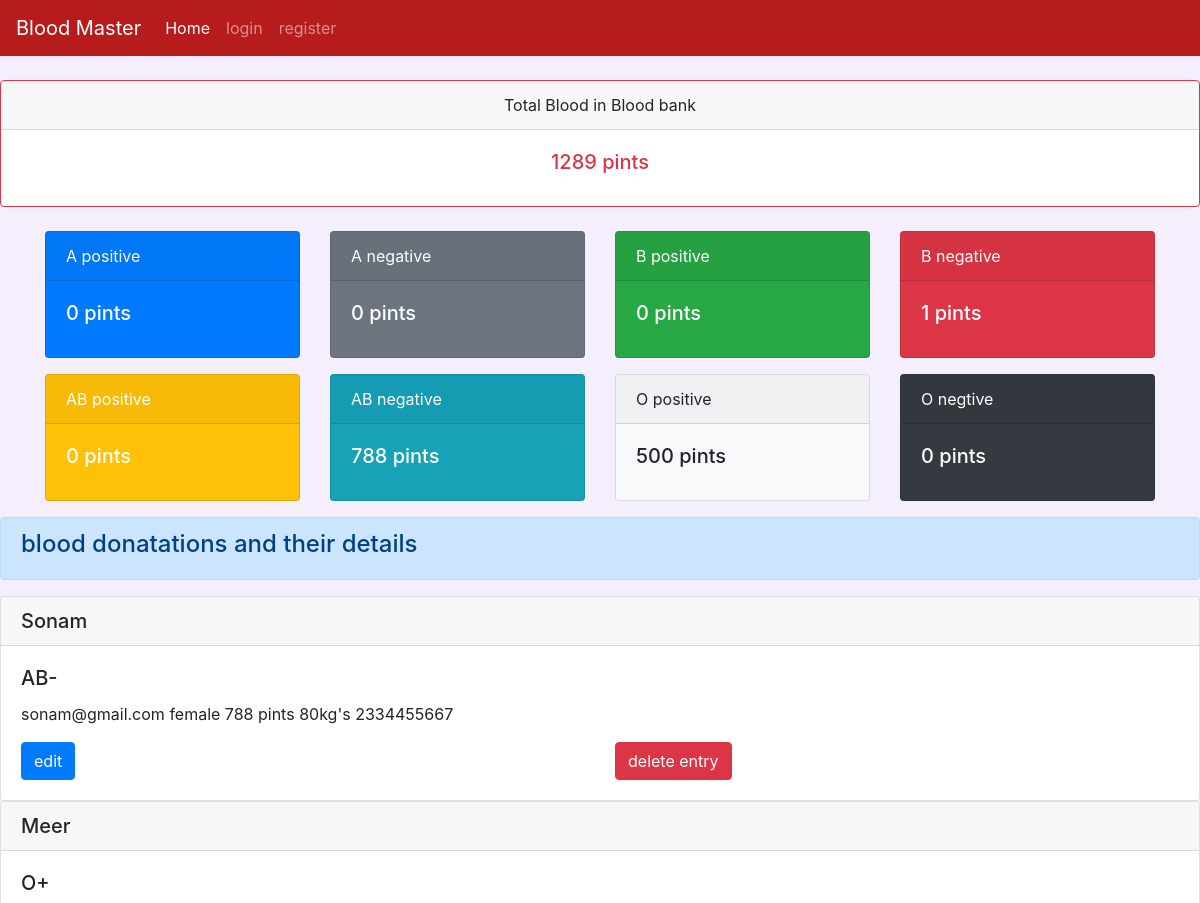
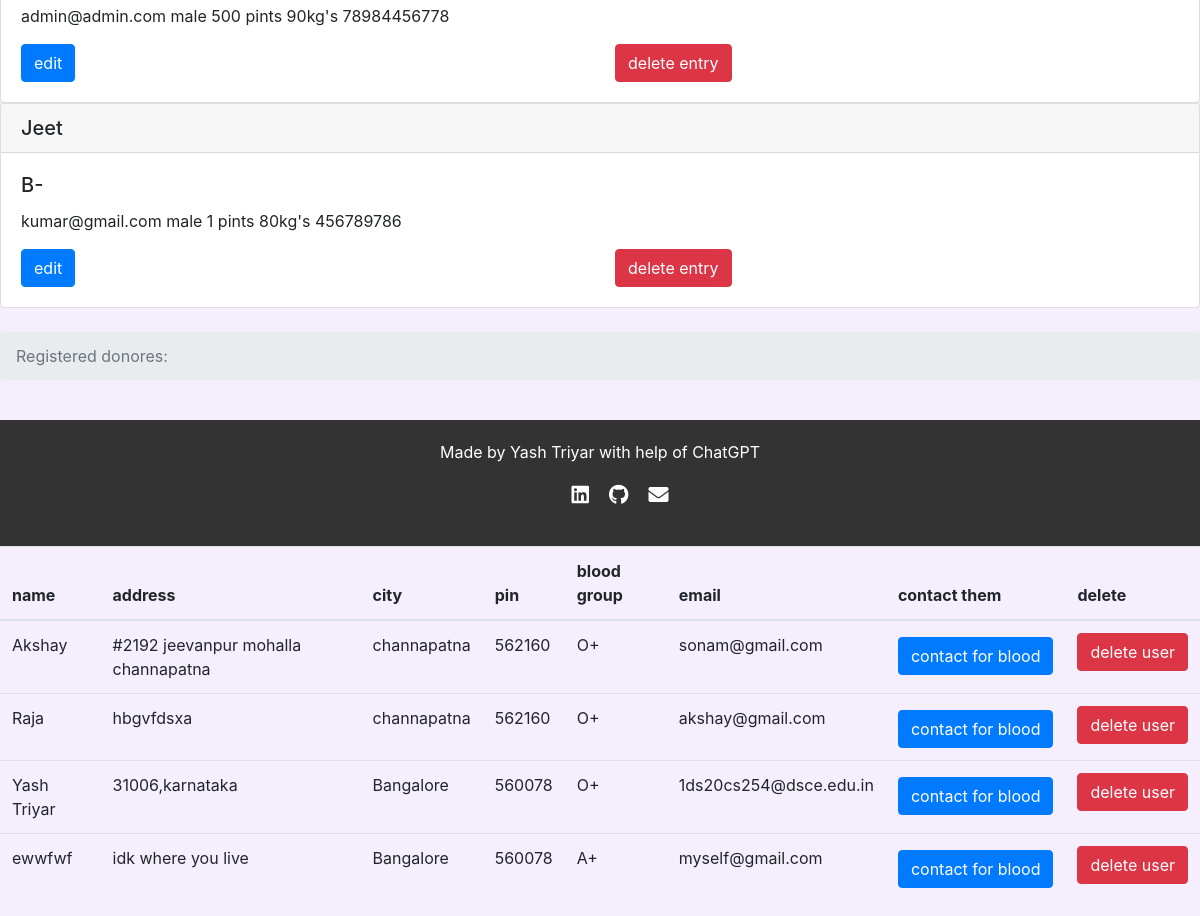
/dashboard, run on the app's committed database (2 pictures, top to bottom).
### tables this page shows
CREATE TABLE blood (id INTEGER PRIMARY KEY AUTOINCREMENT, type TEXT, donorname TEXT, donorsex TEXT, qty TEXT, dweight TEXT, donoremail TEXT, phone TEXT);

CREATE TABLE users (name TEXT, addr TEXT, city TEXT, pin TEXT, bg TEXT,email TEXT UNIQUE, pass TEXT);

### server.py (the view)
@app.route('/dashboard')
def dashboard():
   totalblood=0
   con = sqlite3.connect('database.db')
   con.row_factory = sqlite3.Row
   cur = con.cursor()
   cur.execute("select * from blood")
   rows = cur.fetchall();
   for row in rows:
       totalblood  += int(row['qty'])
   cur.execute("select * from users")
   users = cur.fetchall();
   Apositive=0
   Opositive=0
   Bpositive=0
   Anegative=0
   Onegative=0
   Bnegative=0
   ABpositive=0
   ABnegative = 0
   print(rows)
   cur.execute("select * from blood where type=?",('A+',))
   type = cur.fetchall();
   for a in type:
       Apositive += int(a['qty'])
   cur.execute("select * from blood where type=?",('A-',))
   type = cur.fetchall();
   for a in type:
       Anegative += int(a['qty'])
   cur.execute("select * from blood where type=?",('O+',))
   type = cur.fetchall();
   for a in type:
       Opositive += int(a['qty'])
   cur.execute("select * from blood where type=?",('O-',))
   type = cur.fetchall();
   for a in type:
       Onegative += int(a['qty'])
   cur.execute("select * from blood where type=?",('B+',))
   type = cur.fetchall();
   for a in type:
       Bpositive += int(a['qty'])
   cur.execute("select * from blood where type=?",('B-',))
   type = cur.fetchall();
   for a in type:
       Bnegative += int(a['qty'])
   cur.execute("select * from blood where type=?",('AB+',))
   type = cur.fetchall();
   for a in type:
       ABpositive += int(a['qty'])
   cur.execute("select * from blood where type=?",('AB-',))
   type = cur.fetchall();
   for a in type:
       ABnegative += int(a['qty'])
   bloodtypestotal = {'apos': Apositive,'aneg':Anegative,'opos':Opositive,'oneg':Onegative,'bpos':Bpositive,'bneg':Bnegative,'abpos':ABpositive,'abneg':ABnegative}
   return render_template("requestdonors.html",rows = rows,totalblood = totalblood,users=users,bloodtypestotal=bloodtypestotal)

### templates/requestdonors.html (shortened to what this page needs)
<!doctype html>
{% extends "base.html" %}
{% block content %}
    <br>
    <div class="card border-danger text-center">
      <div class="card-header">Total Blood in Blood bank</div>
      <div class="card-body text-danger">
        <h5 class="card-title"><span class='numscroller' data-min='1' data-max='{{totalblood}}' data-delay='5' data-increment='10'>{{totalblood}}</span> pints</h5>
      </div>
    </div>
<br>
        <div class="container">
  <div class="row">
    <div class="col"><div class="card text-white bg-primary mb-3" style="max-width: 18rem;">
      <div class="card-header">A positive</div>
    <div class="card-body">
      <h5 class="card-title"><span class='numscroller' data-min='1' data-max='{{bloodtypestotal.apos}}' data-delay='5' data-increment='10'>{{bloodtypestotal.apos}}</span> pints</h5>
    </div>
  </div></div>
    <div class="col"><div class="card text-white bg-secondary mb-3" style="max-width: 18rem;">
      <div class="card-header">A negative</div>
    <div class="card-body">
      <h5 class="card-title"><span class="count"><span class='numscroller' data-min='1' data-max='{{bloodtypestotal.aneg}}' data-delay='5' data-increment='10'>{{bloodtypestotal.aneg}}</span></span> pints</h5>
    </div>
    </div></div>
    <div class="col"><div class="card text-white bg-success mb-3" style="max-width: 18rem;">
      <div class="card-header">B positive</div>
    <div class="card-body">
      <h5 class="card-title"><span class='numscroller' data-min='1' data-max='{{bloodtypestotal.bpos}}' data-delay='5' data-increment='10'>{{bloodtypestotal.bpos}}</span> pints</h5>
    </div>
    </div></div>
    <div class="col"><div class="card text-white bg-danger mb-3" style="max-width: 18rem;">
      <div class="card-header">B negative</div>
    <div class="card-body">
      <h5 class="card-title"><span class='numscroller' data-min='1' data-max='{{bloodtypestotal.bneg}}' data-delay='5' data-increment='10'>{{bloodtypestotal.bneg}}</span> pints</h5>
    </div>
    </div></div>
    <div class="col"><div class="card text-white bg-warning mb-3" style="max-width: 18rem;">
      <div class="card-header">AB positive</div>
    <div class="card-body">
      <h5 class="card-title"><span class='numscroller' data-min='1' data-max='{{bloodtypestotal.abpos}}' data-delay='5' data-increment='10'>{{bloodtypestotal.abpos}}</span> pints</h5>
    </div>
    </div></div>
    <div class="col"><div class="card text-white bg-info mb-3" style="max-width: 18rem;">
      <div class="card-header">AB negative</div>
    <div class="card-body">
      <h5 class="card-title"><span class="count"><span class='numscroller' data-min='1' data-max='{{bloodtypestotal.abneg}}' data-delay='5' data-increment='10'>{{bloodtypestotal.abneg}}</span></span> pints</h5>
    </div>
    </div></div>
    <div class="col"><div class="card bg-light mb-3" style="max-width: 18rem;">
      <div class="card-header">O positive</div>
    <div class="card-body">
      <h5 class="card-title"><span class="count"><span class='numscroller' data-min='1' data-max='{{bloodtypestotal.opos}}' data-delay='5' data-increment='10'>{{bloodtypestotal.opos}}</span> pints</h5>
    </div>
    </div></div>
    <div class="col"><div class="card text-white bg-dark mb-3" style="max-width: 18rem;">
      <div class="card-header">O negtive</div>
    <div class="card-body">
      <h5 class="card-title"><span class="count"><span class='numscroller' data-min='1' data-max='{{bloodtypestotal.oneg}}' data-delay='5' data-increment='10'>{{bloodtypestotal.oneg}}</span> pints</h5>
    </div>
    </div></div>
  </div>
</div>
<div class="alert alert-primary" role="alert">
  <h4>blood donatations and their details</h4>
</div>
         {% for row in rows %}
           <div class="card">
             <h5 class="card-header">{{row["donorname"]}}</h5>
             <div class="card-body">
               <h5 class="card-title">{{row["type"]}}</h5>
               <p class="card-text">{{ row["donoremail"]}}
               {{row['donorsex']}}
               {{row['qty']}} pints
               {{row['dweight']}}kg's
               {{row['phone']}}</p>
               <div class="row">
    <div class="col">
      <form action="{{url_for('editdonor',id=row['id'])}}" method="GET">
      <input type="submit" class="btn btn-primary" name="button" value="edit"/>
      </form>
    </div>
    <div class="col">
      <form action="{{url_for('deletebloodentry',id=row['id'])}}" method="GET">
      <input type="submit" name="button" class="btn btn-danger" value="delete entry"/>
      </form>
    </div>
  </div>
             </div>
           </div>
         {% endfor %}
<br>
         <nav aria-label="breadcrumb">
           <ol class="breadcrumb">
             <li class="breadcrumb-item active" aria-current="page">  Registered donores:</li>
           </ol>
         </nav>
<br>
        <table class="table">
          <thead>
    <tr>
      <th scope="col">name</th>
      <th scope="col">address</th>
      <th scope="col">city</th>
      <th scope="col">pin</th>
      <th scope="col">blood group</th>
      <th scope="col">email</th>
      <th scope="col">contact them</th>
      <th scope="col">delete</th>
    </tr>
  </thead>
           {% for r in users %}
              <tr>
                 <td>{{r["name"]}}</td>
                 <td>{{r["addr"]}}</td>
                 <td> {{ r["city"]}}</td>
                 <td>{{r['pin']}}</td>
                 <td>{{r['bg']}}</td>
                 <td>{{r['email']}}</td>
                 <td><button type="button" class="btn btn-primary mt-1" data-toggle="modal" data-target="#exampleModalCenter">
    contact for blood
  </button>
</td>
                 <td><a href = "{{url_for('deleteuser',useremail=r['email'])}}" class="btn btn-danger">delete user</a></td>
              </tr>
           {% endfor %}
           {% endblock %}

### templates/base.html (shortened to what this page needs)
<html>
    <head>
        <link rel="stylesheet" href="https://cdnjs.cloudflare.com/ajax/libs/font-awesome/5.15.3/css/all.min.css" />
        <link rel="stylesheet" href="https://stackpath.bootstrapcdn.com/bootstrap/4.1.3/css/bootstrap.min.css">
    </head>
    <body>
      {% if session['admin'] == True %}
      <nav class="navbar navbar-expand-lg navbar-dark" style="background-color: #b71c1c;">
        <button class="navbar-toggler" type="button" data-toggle="collapse" data-target="#navbarSupportedContent" aria-controls="navbarSupportedContent" aria-expanded="false" aria-label="Toggle navigation">
          <span class="navbar-toggler-icon"></span>
        </button>
      <div class="collapse navbar-collapse" id="navbarNav">
        <a class="navbar-brand" href="/">Blood Master</a>
      <ul class="navbar-nav mr-auto">
        <li class="nav-item active">
          <a class="nav-link" href="/">Home <span class="sr-only">(current)</span></a>
        </li>
      <li class="nav-item">
        <a class="nav-link" href="/dashboard">Dashboard</a>
      </li>
      <li class="nav-item">
        <a class="nav-link" href="/bloodbank">add blood</a>
      </li>
      </ul>
      <ul class="navbar-nav ml-auto">
        <li class="nav-item">
          <a class="nav-link" href="{{url_for('logout')}}">logout</a>
        </li>
        </ul>
    </div>
  </nav>
      {%else%}
      <nav class="navbar navbar-expand-lg navbar-dark" style="background-color: #b71c1c;">
      <div class="collapse navbar-collapse" id="navbarNav">
        <a class="navbar-brand" href="/">Blood Master</a>
      <ul class="navbar-nav mr-auto">
        <li class="nav-item active">
          <a class="nav-link" href="/">Home <span class="sr-only">(current)</span></a>
        </li>
      <li class="nav-item">
        <a class="nav-link" href="/login">login</a>
      </li>
      <li class="nav-item">
        <a class="nav-link" href="{{url_for('add')}}">register</a>
      </li>
    </ul>
  </div>
</nav>
    {%endif%}
          {% block content %}
           {% endblock %}
      </body>
      <footer>
        <p>Made by Yash Triyar with help of ChatGPT</p>
        <ul class="contact-icons">
          <li><a href="https://www.linkedin.com/in/yash-triyar/"><i class="fab fa-linkedin"></i></a></li>
          <li><a href="https://github.com/yashtriyar"><i class="fab fa-github"></i></a></li>
          <li><a href="mailto:yashtriyar@gmail.com"><i class="fas fa-envelope"></i></a></li>
        </ul>
      </footer>
</html>

### templates/base.html (style rules this page uses)
body { background-color: #f5eefc; }
footer { background-color: #333; color: #fff; text-align: center; padding: 20px; }
.contact-icons { list-style: none; display: flex; justify-content: center; margin-top: 10px; }
.contact-icons li { margin: 0 10px; }
.contact-icons a { color: #fff; font-size: 20px; }

### data on the page
blood: donorname "Sonam", type "AB-", donoremail "sonam@gmail.com", donorsex "female", qty "788", dweight "80", phone "2334455667"
blood: donorname "Meer", type "O+", donoremail "admin@admin.com", donorsex "male", qty "500", dweight "90", phone "78984456778"
blood: donorname "Jeet", type "B-", donoremail "kumar@gmail.com", donorsex "male", qty "1", dweight "80", phone "456789786"
users: name "Akshay", addr "#2192 jeevanpur mohalla channapatna", city "channapatna", pin "562160", bg "O+", email "sonam@gmail.com"
users: name "Raja", addr "hbgvfdsxa", city "channapatna", pin "562160", bg "O+", email "akshay@gmail.com"
users: name "Yash Triyar", addr "31006,karnataka", city "Bangalore", pin "560078", bg "O+", email "1ds20cs254@dsce.edu.in"
users: name "ewwfwf", addr "idk where you live", city "Bangalore", pin "560078", bg "A+", email "myself@gmail.com"

### other printed values
{{ totalblood }} "1289"
{{ bloodtypestotal.apos }} "0"
{{ bloodtypestotal.aneg }} "0"
{{ bloodtypestotal.bpos }} "0"
{{ bloodtypestotal.bneg }} "1"
{{ bloodtypestotal.abpos }} "0"
{{ bloodtypestotal.abneg }} "788"
{{ bloodtypestotal.opos }} "500"
{{ bloodtypestotal.oneg }} "0"
